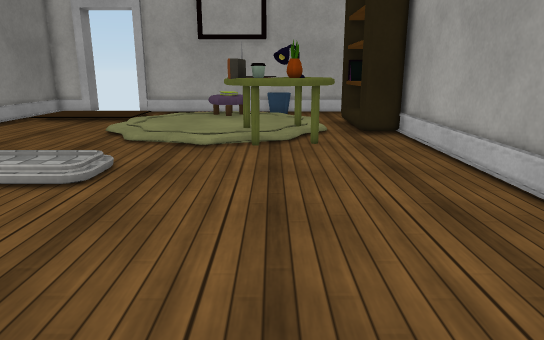
View 1 (above)

16 first-person views from a walk through a 3-D level made in the Unity game engine. The camera is 1.2 m above the floor, tilts 14° down and sees 70° across. Doors are open. The floor is counted in squares, 0.5 m on a side. Each view is taken from the middle of a square. On the plan, view 1 faces up. The plan holds only what a view shows up to about 20 squares ahead; the rest is blank. The place goes on beyond the plan. The player character is not drawn. Surface patterns are stand-ins for the level's own textures.

View 2
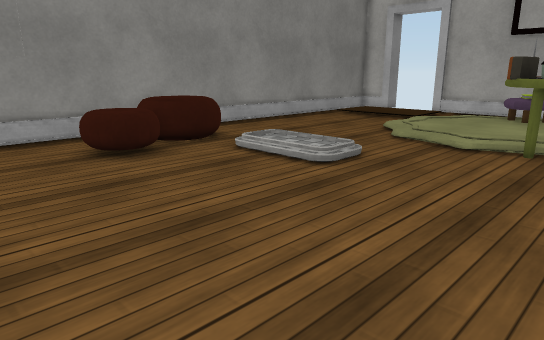

View 3
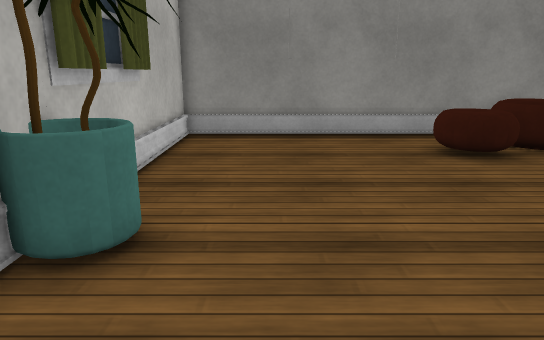

View 4
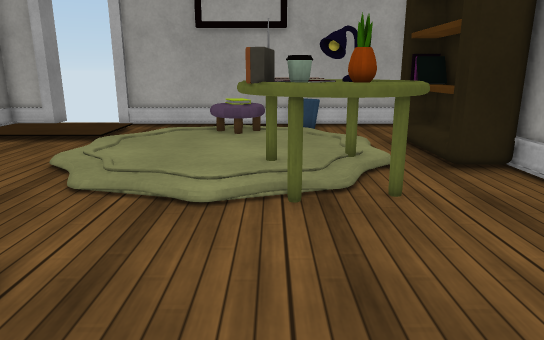

View 5
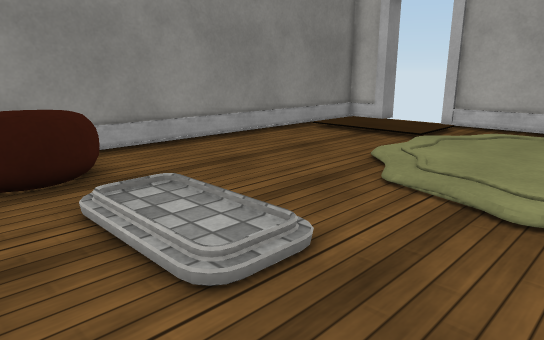

View 6
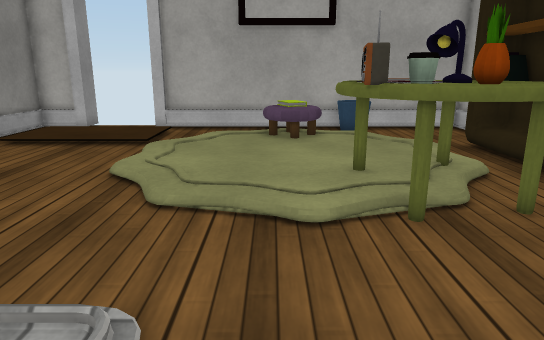

View 7
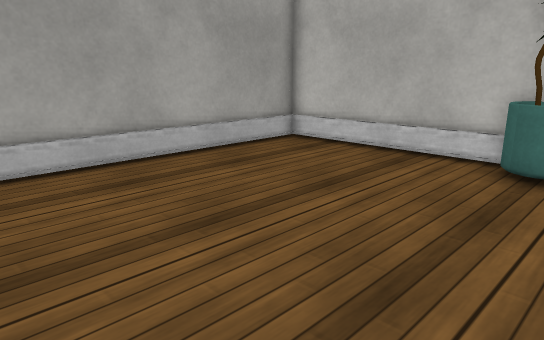

View 8
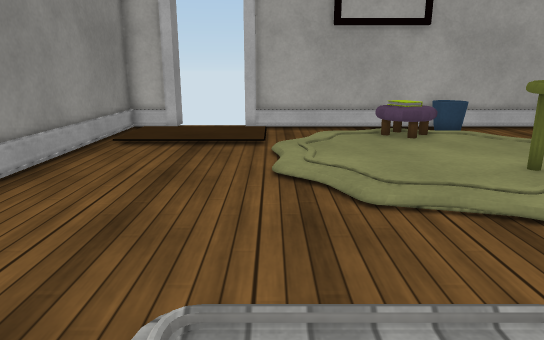

View 9
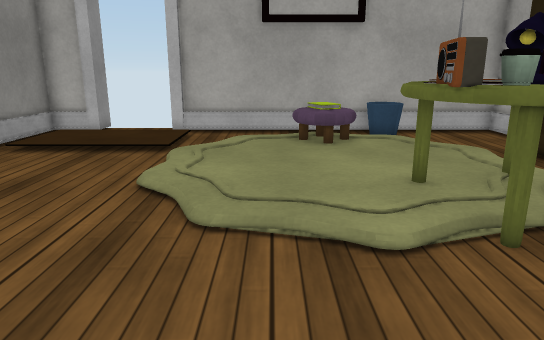

View 10
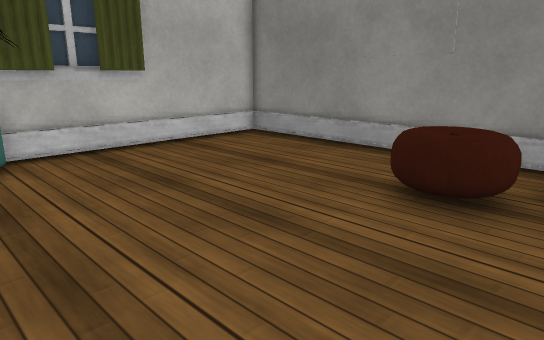

View 11
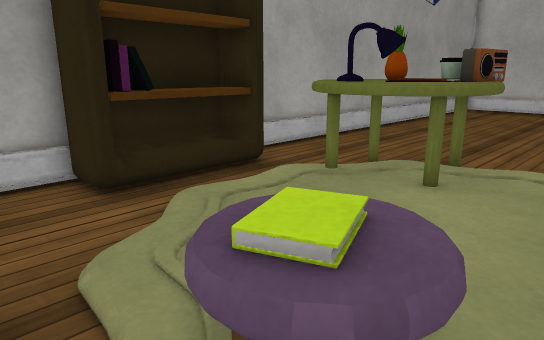

View 12
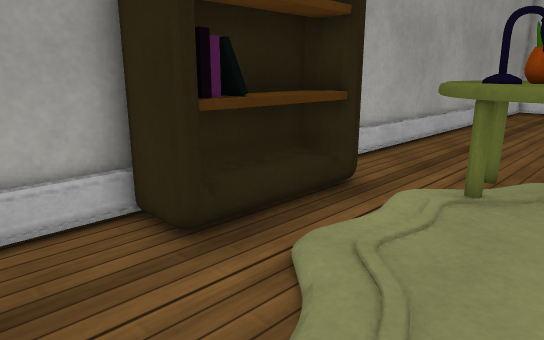

View 13
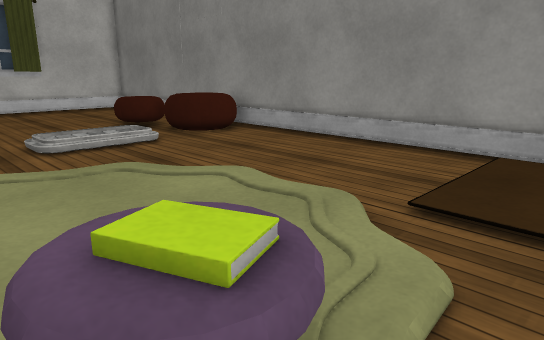

View 14
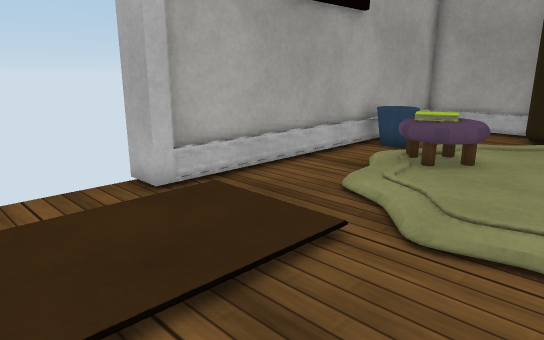

View 15
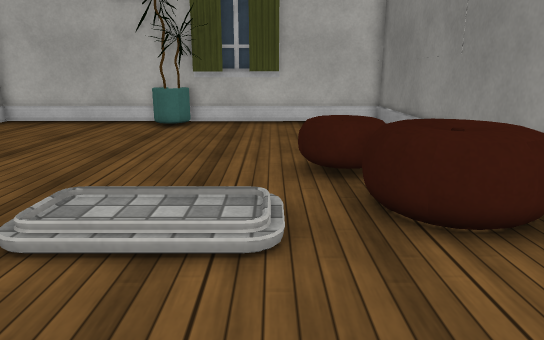

View 16
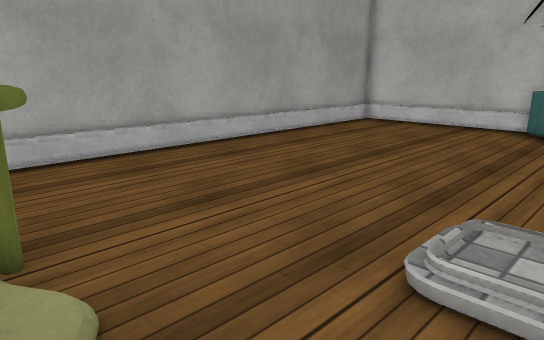

### Floor plan
Key: @ floor where view 1 was taken; # wall or solid block; x gap in a wall; . main floor; : floor 0.25 m higher than the main floor; / step, stairs or slope; D open door; = window, fence, low wall or low ledge; ^ raised ledge; S stool; B bookshelf; T table; R radio; K books; P plant.
Columns run from 13 left of view 1 to 5 right of it. Each row starts with its distance up from view 1.
 26      #
 25 ##DDD#############
 24 ##...##############
 23 #............==...#
 22 #.........SS......#
 21 #........ KKS ....#
 20 #.......  SKS ...BB
 19 #......        ..BB
 18 #......        ..BB
 17 #......      TT..BB
 16 #.......    TTTT.BB
 15 #.......   TTTTT..#
 14 #..........TRTTT..#
 13 #...........RTTT..#
 12 #.................#
 11 #.................#
 10 #x=../:::/........#
  9 #^^^./:::/........#
  8 #^^=.//...........#
  7 #^^x..............#
  6 #..^^.............#
  5 #.^^^.............#
  4 #..^=.............#
  3 #.................#
  2 #.................#
  1 #.................#
  0 #............@....#
 -1 #.................#
 -2 #.................#
 -3 #........PP.......#
 -4 ###################

Positions as (right, up) in squares from view 1, and headings:
1: (0, 0), facing up
2: (2, 0), facing up-left
3: (2, -1), facing left
4: (-1, 6), facing up
5: (-1, 6), facing up-left
6: (-3, 7), facing up
7: (-5, 7), facing down-right
8: (-7, 7), facing up
9: (-4, 8), facing up
10: (-2, 8), facing down-left
11: (-4, 23), facing down-right
12: (-1, 23), facing down-right
13: (-1, 23), facing down-left
14: (-12, 17), facing up-right
15: (-8, 15), facing down
16: (-6, 14), facing down-right
